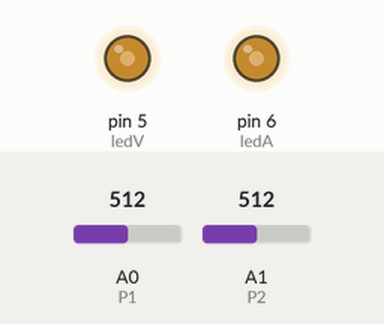
Recording of a sketch running on a simulated Arduino Uno, built with avr-gcc and run on an emulated ATmega328P. Shown: output pins drawn as LEDs (lit = HIGH). The test bench sets the inputs (shaded band); at power-on: A0 (P1) = 512, A1 (P2) = 512.

Above: at 1.2 s.
1.3 s: A0 (P1) set to 716
At 1.9 s:
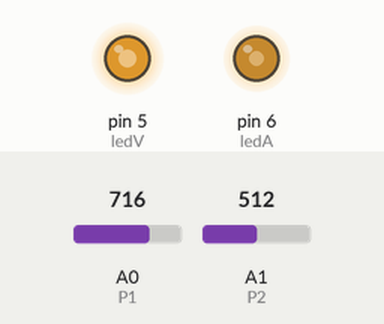
2.8 s: A1 (P2) set to 716
At 3.1 s:
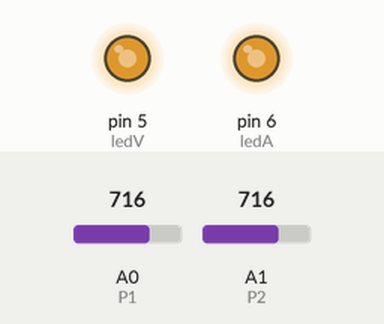
4.3 s: A0 (P1) set to 900
At 5.4 s:
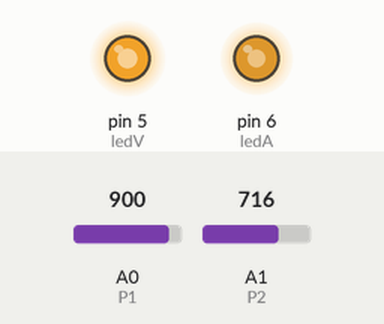
5.8 s: A1 (P2) set to 900
At 6.6 s:
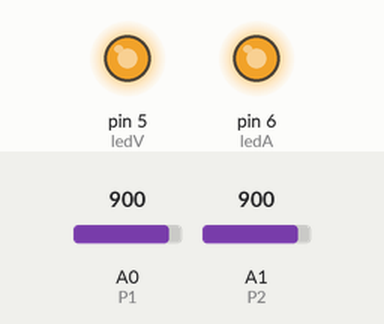
7.3 s: A0 (P1) set to 511
At 7.7 s:
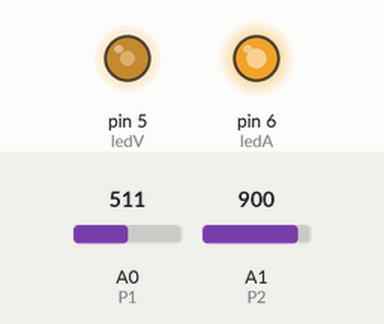
8.8 s: A1 (P2) set to 122
At 10.1 s:
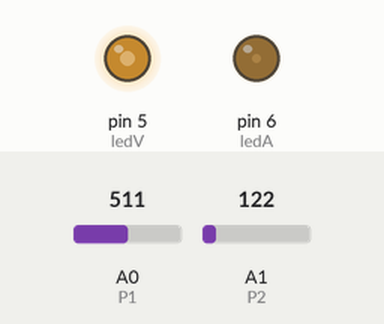
Timing chart, 0 to 11.3 s (numbered marks = the images above; inputs shaded):
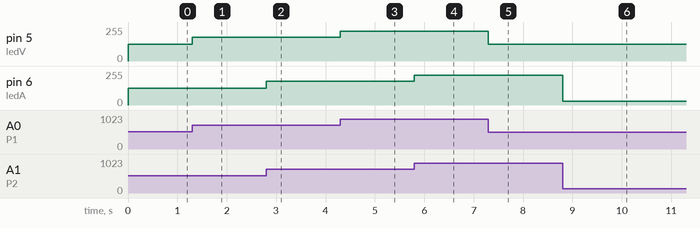

The sketch:

C7-E2.ino
```cpp
int ledV=5, P1=A0, P2=A1, lectura, lectura2, ledA=6;
void setup(){
  pinMode(ledV,OUTPUT);
  pinMode(P1,INPUT);
}

void loop() {
 lectura=analogRead(P1);
 int intensidad=map(lectura,0,1023,0,255);
 analogWrite(ledV,intensidad);

 lectura2=analogRead(P2);
 int intensidad2=map(lectura2,0,1023,0,255);
 analogWrite(ledA,intensidad2);
}
```

Measured:
- after the input at 1.3 s, pin 5 (ledV): 127/255 → 178/255 at once
- after the input at 2.8 s, pin 6 (ledA): 127/255 → 178/255 at once
- after the input at 4.3 s, pin 5 (ledV): 178/255 → 224/255 at once
- after the input at 5.8 s, pin 6 (ledA): 178/255 → 224/255 at once
- after the input at 7.3 s, pin 5 (ledV): 224/255 → 127/255 at once
- after the input at 8.8 s, pin 6 (ledA): 224/255 → 30/255 at once
